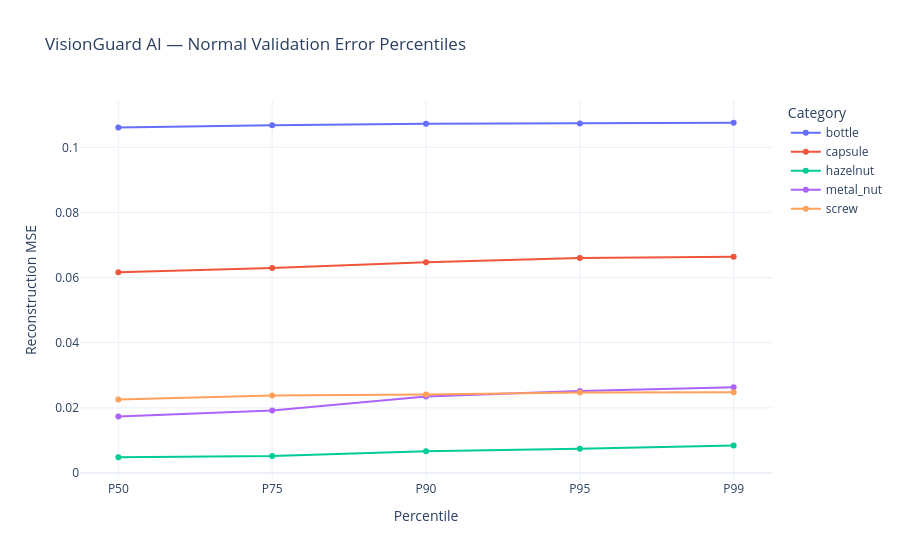

The notebook cell this image was saved under:
### Markdown cell above
### Plot percentile comparison

### Code cell
plot_df = percentile_df.melt(
    id_vars="Category",
    var_name="Percentile",
    value_name="Threshold",
)
fig = px.line(
    plot_df,
    x="Percentile",
    y="Threshold",
    color="Category",
    markers=True,
    title="VisionGuard AI — Normal Validation Error Percentiles",
    template="plotly_white",
)
fig.update_layout(yaxis_title="Reconstruction MSE")
save_plotly_figure(fig, "VisionGuard AI — Normal Validation Error Percentiles")
fig.show()

### Figure 1 — Plotly figure (JSON) as saved in the notebook; plotly's stock layout.template omitted (floating-point values rounded to 4 significant figures)
{"data": [{"hovertemplate": "Category=bottle<br>Percentile=%{x}<br>Threshold=%{y}<extra></extra>", "legendgroup": "bottle", "line": {"color": "#636efa", "dash": "solid"}, "marker": {"symbol": "circle"}, "mode": "lines+markers", "name": "bottle", "orientation": "v", "showlegend": true, "type": "scatter", "x": ["P50", "P75", "P90", "P95", "P99"], "xaxis": "x", "y": [0.1061, 0.1068, 0.1072, 0.1073, 0.1075], "yaxis": "y"}, {"hovertemplate": "Category=capsule<br>Percentile=%{x}<br>Threshold=%{y}<extra></extra>", "legendgroup": "capsule", "line": {"color": "#EF553B", "dash": "solid"}, "marker": {"symbol": "circle"}, "mode": "lines+markers", "name": "capsule", "orientation": "v", "showlegend": true, "type": "scatter", "x": ["P50", "P75", "P90", "P95", "P99"], "xaxis": "x", "y": [0.06161, 0.06292, 0.06473, 0.06602, 0.06638], "yaxis": "y"}, {"hovertemplate": "Category=hazelnut<br>Percentile=%{x}<br>Threshold=%{y}<extra></extra>", "legendgroup": "hazelnut", "line": {"color": "#00cc96", "dash": "solid"}, "marker": {"symbol": "circle"}, "mode": "lines+markers", "name": "hazelnut", "orientation": "v", "showlegend": true, "type": "scatter", "x": ["P50", "P75", "P90", "P95", "P99"], "xaxis": "x", "y": [0.004835, 0.005226, 0.006673, 0.00743, 0.008426], "yaxis": "y"}, {"hovertemplate": "Category=metal_nut<br>Percentile=%{x}<br>Threshold=%{y}<extra></extra>", "legendgroup": "metal_nut", "line": {"color": "#ab63fa", "dash": "solid"}, "marker": {"symbol": "circle"}, "mode": "lines+markers", "name": "metal_nut", "orientation": "v", "showlegend": true, "type": "scatter", "x": ["P50", "P75", "P90", "P95", "P99"], "xaxis": "x", "y": [0.01732, 0.01917, 0.02346, 0.02514, 0.02635], "yaxis": "y"}, {"hovertemplate": "Category=screw<br>Percentile=%{x}<br>Threshold=%{y}<extra></extra>", "legendgroup": "screw", "line": {"color": "#FFA15A", "dash": "solid"}, "marker": {"symbol": "circle"}, "mode": "lines+markers", "name": "screw", "orientation": "v", "showlegend": true, "type": "scatter", "x": ["P50", "P75", "P90", "P95", "P99"], "xaxis": "x", "y": [0.02257, 0.02376, 0.02411, 0.02473, 0.02479], "yaxis": "y"}], "layout": {"legend": {"title": {"text": "Category"}, "tracegroupgap": 0}, "title": {"text": "VisionGuard AI — Normal Validation Error Percentiles"}, "xaxis": {"anchor": "y", "domain": [0, 1], "title": {"text": "Percentile"}}, "yaxis": {"anchor": "x", "domain": [0, 1], "title": {"text": "Reconstruction MSE"}}}}
